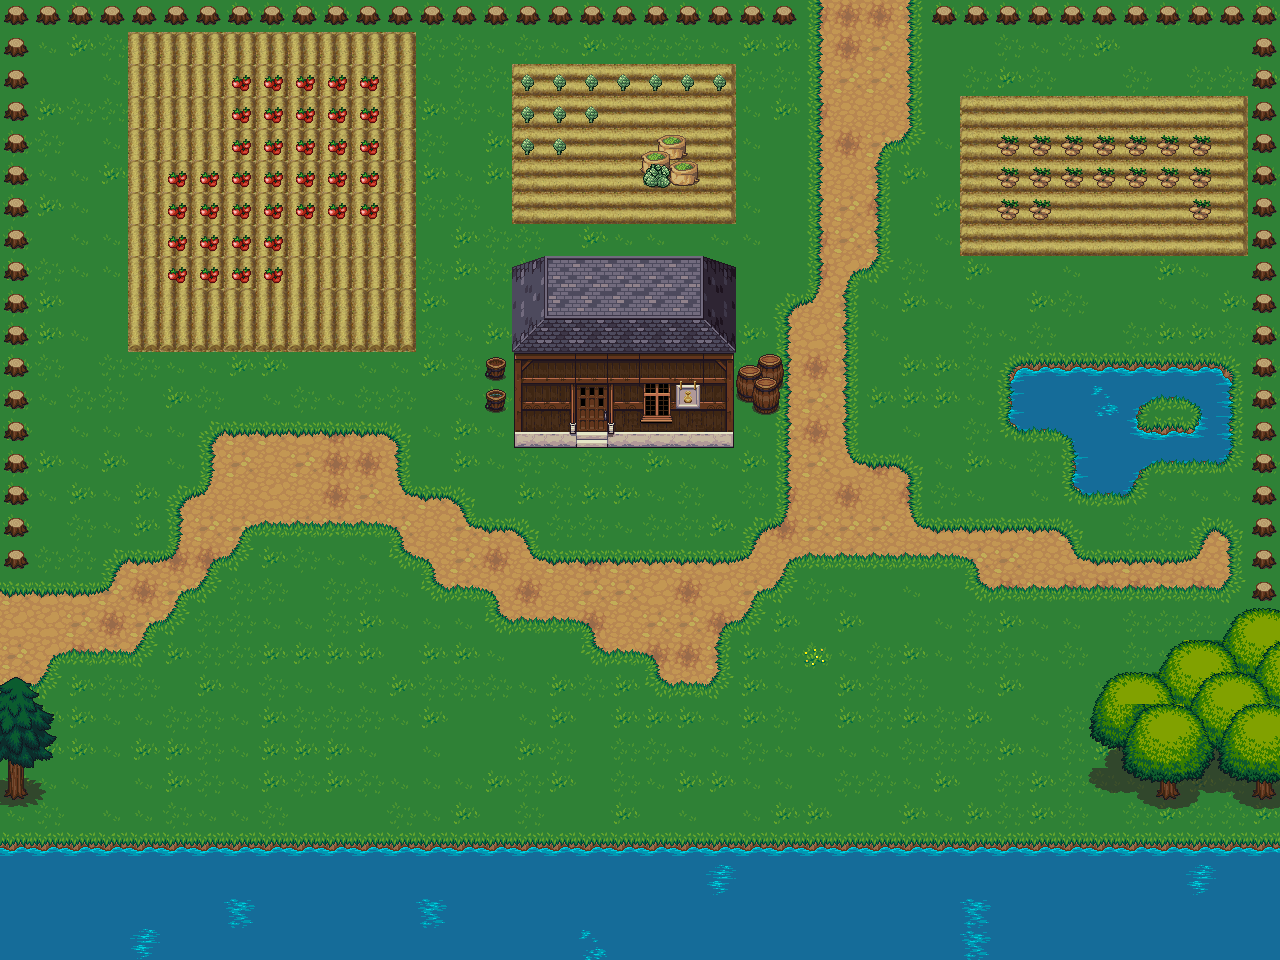

This is a level from a 2D game, rendered from its Tiled map with the project's own tilesets. A one-line summary and the map file follow, with tile-layer data summarised:
An orthogonal 40x30 tile map with 32x32 px tiles, 11 tile layers (water, soil, path, grass, ...), 15 tilesets and 19 objects (3x exit, 3x sheep, bug1, bug3, bug4, ...).

<map version="1.0" orientation="orthogonal" width="40" height="30" tilewidth="32" tileheight="32">
 <properties>
  <property name="background_color" value="black" />
 </properties>
 <tileset firstgid="1" name="grass" tilewidth="32" tileheight="32">
  <image source="../img/grass.png" width="96" height="192" />
 </tileset>
 <tileset firstgid="19" name="grassalt_flowers" tilewidth="32" tileheight="32">
  <image source="../img/grassalt_flowers.png" width="96" height="192" />
 </tileset>
 <tileset firstgid="37" name="farming_fishing" tilewidth="32" tileheight="32">
  <image source="../img/farming_fishing.png" width="640" height="640" />
 </tileset>
 <tileset firstgid="437" name="flowers_2" tilewidth="32" tileheight="32">
  <image source="../img/flowers_2.png" width="320" height="192" />
 </tileset>
 <tileset firstgid="497" name="coldwatergrass" tilewidth="32" tileheight="32">
  <image source="../img/coldwatergrass.png" width="96" height="192" />
 </tileset>
 <tileset firstgid="515" name="dirt" tilewidth="32" tileheight="32">
  <image source="../img/dirt.png" width="96" height="192" />
 </tileset>
 <tileset firstgid="533" name="town_buildings" tilewidth="32" tileheight="32">
  <image source="../img/town_buildings.png" width="543" height="128" />
 </tileset>
 <tileset firstgid="597" name="house" tilewidth="32" tileheight="32">
  <image source="../img/house.png" width="320" height="224" />
 </tileset>
 <tileset firstgid="667" name="tile_a5" tilewidth="32" tileheight="32">
  <image source="../img/tile_a5.png" width="256" height="512" />
 </tileset>
 <tileset firstgid="795" name="watergrass" tilewidth="32" tileheight="32">
  <image source="../img/watergrass.png" width="96" height="192" />
 </tileset>
 <tileset firstgid="813" name="barrel" tilewidth="32" tileheight="32">
  <image source="../img/barrel.png" width="128" height="64" />
 </tileset>
 <tileset firstgid="821" name="buckets" tilewidth="32" tileheight="32">
  <image source="../img/buckets.png" width="96" height="64" />
 </tileset>
 <tileset firstgid="827" name="tree_stump" tilewidth="32" tileheight="32">
  <image source="../img/tree_stump.png" width="32" height="32" />
 </tileset>
 <tileset firstgid="828" name="treetop" tilewidth="32" tileheight="32">
  <image source="../img/treetop.png" width="288" height="288" />
 </tileset>
 <tileset firstgid="909" name="trunk" tilewidth="32" tileheight="32">
  <image source="../img/trunk.png" width="192" height="192" />
 </tileset>
 <layer name="water" width="40" height="30">
  <data>[1200 cells, 1200 non-empty, 4 distinct tile ids]</data>
 </layer>
 <layer name="soil" width="40" height="30">
  <data>[1200 cells, 1080 non-empty, 5 distinct tile ids]</data>
 </layer>
 <layer name="path" width="40" height="30">
  <data>[1200 cells, 196 non-empty, 4 distinct tile ids]</data>
 </layer>
 <layer name="grass" width="40" height="30">
  <data>[1200 cells, 141 non-empty, 13 distinct tile ids]</data>
 </layer>
 <layer name="field" width="40" height="30">
  <data>[1200 cells, 203 non-empty, 20 distinct tile ids]</data>
 </layer>
 <layer name="fences" width="40" height="30">
  <data>[1200 cells, 99 non-empty, 22 distinct tile ids]</data>
 </layer>
 <layer name="harvest" width="40" height="30">
  <data>[1200 cells, 70 non-empty, 7 distinct tile ids]</data>
 </layer>
 <layer name="harvest2" width="40" height="30">
  <data>[1200 cells, 1 non-empty, 1 distinct tile ids]</data>
 </layer>
 <layer name="building" width="40" height="30">
  <data>[1200 cells, 27 non-empty, 27 distinct tile ids]</data>
 </layer>
 <objectgroup name="objects" width="40" height="30">
  <object name="exit" x="580" y="408" width="24" height="24">
   <properties>
    <property name="dir" value="up" />
    <property name="fade" value="black" />
    <property name="to" value="empty_room" />
   </properties>
  </object>
  <object name="bug1" x="341" y="283" width="16" height="16">
   <properties>
    <property name="compose" value="[{&quot;name&quot;:&quot;shadow&quot;,&quot;class&quot;:&quot;game.Shadow&quot;,&quot;image&quot;:&quot;char_shadow&quot;,&quot;spritewidth&quot;:10,&quot;spriteheight&quot;:5},{&quot;name&quot;:&quot;bug1&quot;}]" />
    <property name="image" value="black_butterfly" />
    <property name="spriteheight" value="16" />
    <property name="spritewidth" value="16" />
   </properties>
  </object>
  <object name="bug3" x="581" y="179" width="16" height="16">
   <properties>
    <property name="compose" value="[{&quot;name&quot;:&quot;shadow&quot;,&quot;class&quot;:&quot;game.Shadow&quot;,&quot;image&quot;:&quot;char_shadow&quot;,&quot;spritewidth&quot;:10,&quot;spriteheight&quot;:5},{&quot;name&quot;:&quot;bug3&quot;}]" />
    <property name="image" value="black_butterfly" />
    <property name="spriteheight" value="16" />
    <property name="spritewidth" value="16" />
   </properties>
  </object>
  <object name="bug4" x="673" y="104" width="16" height="16">
   <properties>
    <property name="compose" value="[{&quot;name&quot;:&quot;shadow&quot;,&quot;class&quot;:&quot;game.Shadow&quot;,&quot;image&quot;:&quot;char_shadow&quot;,&quot;spritewidth&quot;:10,&quot;spriteheight&quot;:5},{&quot;name&quot;:&quot;bug4&quot;}]" />
    <property name="image" value="black_butterfly" />
    <property name="spriteheight" value="16" />
    <property name="spritewidth" value="16" />
   </properties>
  </object>
  <object name="bug2" x="192" y="109" width="16" height="16">
   <properties>
    <property name="compose" value="[{&quot;name&quot;:&quot;shadow&quot;,&quot;class&quot;:&quot;game.Shadow&quot;,&quot;image&quot;:&quot;char_shadow&quot;,&quot;spritewidth&quot;:10,&quot;spriteheight&quot;:5},{&quot;name&quot;:&quot;bug2&quot;}]" />
    <property name="image" value="black_butterfly" />
    <property name="spriteheight" value="16" />
    <property name="spritewidth" value="16" />
   </properties>
  </object>
  <object name="player" x="44" y="615" width="32" height="32">
   <properties>
    <property name="compose" value="[{&quot;name&quot;:&quot;shadow&quot;,&quot;class&quot;:&quot;game.Shadow&quot;,&quot;image&quot;:&quot;char_shadow&quot;,&quot;spritewidth&quot;:18,&quot;spriteheight&quot;:9},{&quot;name&quot;:&quot;player&quot;},{&quot;name&quot;:&quot;eyes&quot;,&quot;class&quot;:&quot;game.BlinkingEyes&quot;,&quot;image&quot;:&quot;player_eyes&quot;,&quot;spritewidth&quot;:17,&quot;spriteheight&quot;:6,&quot;offsetx&quot;:6,&quot;offsety&quot;:18}]" />
    <property name="image" value="player" />
    <property name="spriteheight" value="36" />
    <property name="spritewidth" value="31" />
   </properties>
  </object>
  <object name="sheep" x="449" y="221" width="32" height="32">
   <properties>
    <property name="compose" value="[{&quot;name&quot;:&quot;shadow&quot;,&quot;class&quot;:&quot;game.Shadow&quot;,&quot;image&quot;:&quot;char_shadow&quot;,&quot;spritewidth&quot;:18,&quot;spriteheight&quot;:9},{&quot;name&quot;:&quot;sheep&quot;}]" />
    <property name="image" value="sheep_white" />
    <property name="spriteheight" value="34" />
    <property name="spritewidth" value="29" />
   </properties>
  </object>
  </objectgroup>
 <layer name="treetop" width="40" height="30">
  <data>[1200 cells, 35 non-empty, 25 distinct tile ids]</data>
 </layer>
 <layer name="building air" width="40" height="30">
  <data>[1200 cells, 21 non-empty, 17 distinct tile ids]</data>
 </layer>
 <objectgroup name="collision" width="40" height="30">
  <!-- 4 objects omitted --></objectgroup>
</map>
<!-- 12 of 19 objects omitted -->
